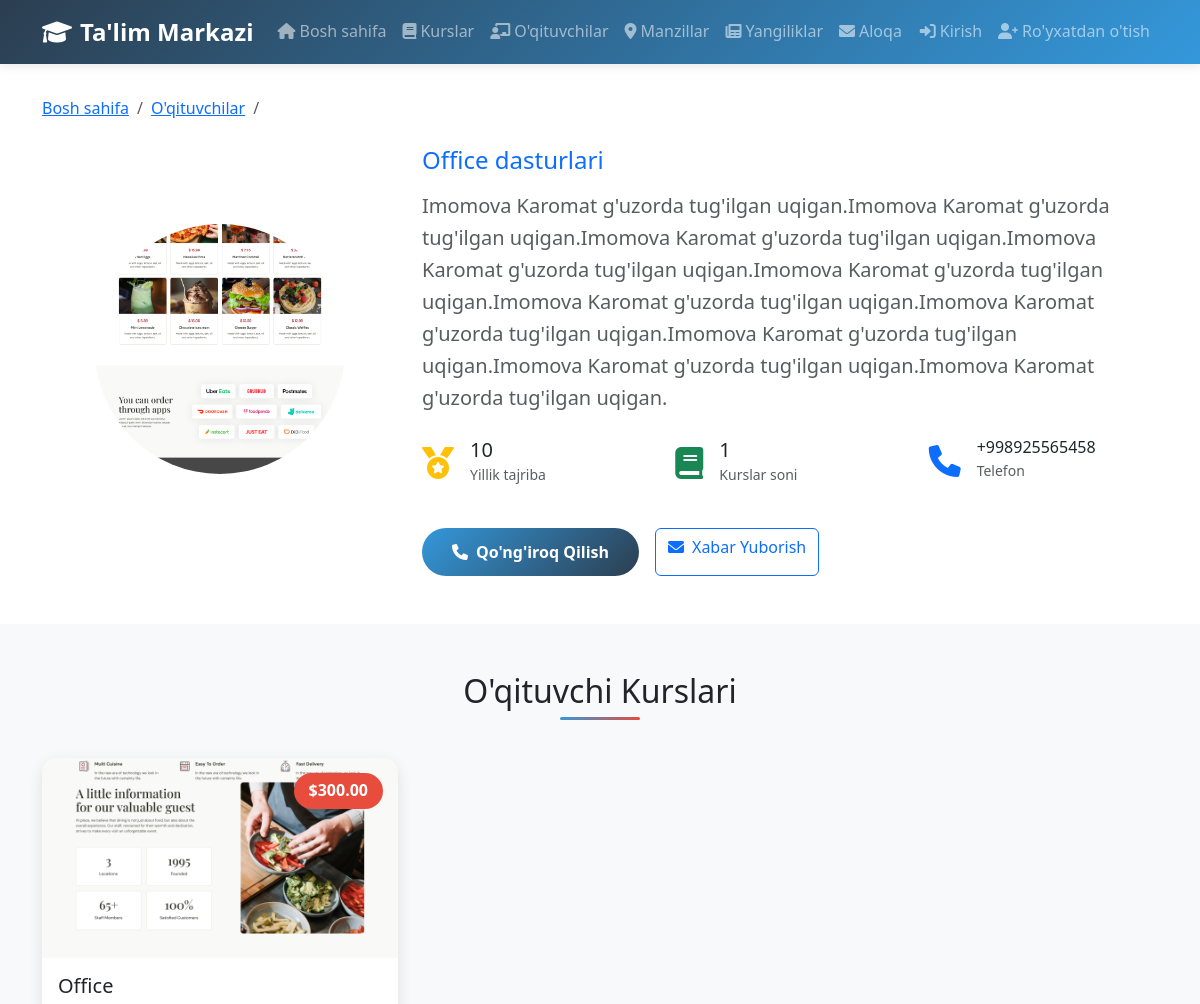
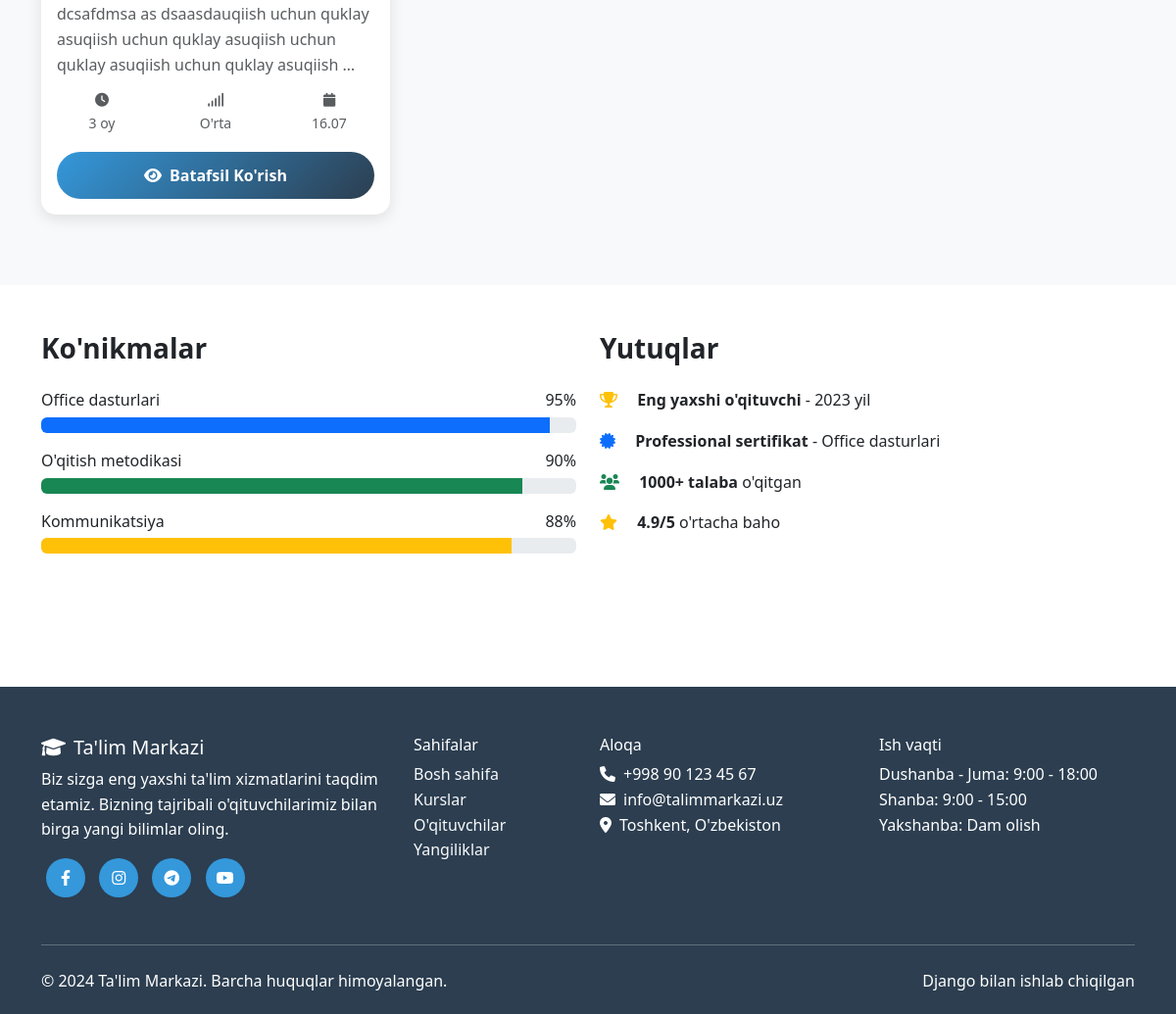
The page /teacher/1/ on the database its author committed (2 pictures, top to bottom).
### main/models.py (models this page shows, shortened)
class Teacher(models.Model):
    user = models.OneToOneField(User, on_delete=models.CASCADE)
    bio = models.TextField(verbose_name="Biografiya")
    experience = models.PositiveIntegerField(verbose_name="Tajriba (yil)")
    subject = models.CharField(max_length=200, verbose_name="Fan")
    image = models.ImageField(upload_to='teachers/', verbose_name="Rasm")
    phone = models.CharField(max_length=20, verbose_name="Telefon")
    created_at = models.DateTimeField(auto_now_add=True)
    class Meta:
        verbose_name = "O'qituvchi"
        verbose_name_plural = "O'qituvchilar"

class Course(models.Model):
    LEVEL_CHOICES = [
        ('beginner', 'Boshlang\'ich'),
        ('intermediate', 'O\'rta'),
        ('advanced', 'Yuqori'),
    ]
    name = models.CharField(max_length=200, verbose_name="Kurs nomi")
    description = models.TextField(verbose_name="Tavsif")
    price = models.DecimalField(max_digits=10, decimal_places=2, verbose_name="Narx")
    duration = models.PositiveIntegerField(verbose_name="Davomiyligi (oy)")
    level = models.CharField(max_length=20, choices=LEVEL_CHOICES, verbose_name="Daraja")
    teacher = models.ForeignKey(Teacher, on_delete=models.CASCADE, verbose_name="O'qituvchi")
    branch = models.ForeignKey(Branch, on_delete=models.CASCADE, verbose_name="Filial")
    start_date = models.DateField(verbose_name="Boshlanish sanasi")
    image = models.ImageField(upload_to='courses/', verbose_name="Rasm")
    is_popular = models.BooleanField(default=False, verbose_name="Mashhur kurs")
    created_at = models.DateTimeField(auto_now_add=True)
    class Meta:
        verbose_name = "Kurs"
        verbose_name_plural = "Kurslar"

### main/views.py (the view)
# urls.py: path('teacher/<int:pk>/', views.teacher_detail, name='teacher_detail'),
def teacher_detail(request, pk):
    teacher = get_object_or_404(Teacher, pk=pk)
    teacher_courses = Course.objects.filter(teacher=teacher)
    context = {
        'teacher': teacher,
        'teacher_courses': teacher_courses,
    }
    return render(request, 'main/teacher_detail.html', context)

### templates/main/teacher_detail.html (shortened to what this page needs)
{% extends 'base.html' %}
{% block content %}
<section class="py-5 mt-5">
    <div class="container">
        <nav aria-label="breadcrumb">
            <ol class="breadcrumb">
                <li class="breadcrumb-item"><a href="{% url 'home' %}">Bosh sahifa</a></li>
                <li class="breadcrumb-item"><a href="{% url 'teachers' %}">O'qituvchilar</a></li>
                <li class="breadcrumb-item active">{{ teacher.user.get_full_name }}</li>
            </ol>
        </nav>
        <div class="row align-items-center">
            <div class="col-lg-4 text-center mb-4 mb-lg-0" data-aos="fade-right">
                {% if teacher.image %}
                    <img src="{{ teacher.image.url }}" class="rounded-circle img-fluid mb-3"
                         style="width: 250px; height: 250px; object-fit: cover;" alt="{{ teacher.user.get_full_name }}">
                {% else %}
                    <div class="rounded-circle bg-primary text-white d-flex align-items-center justify-content-center mx-auto mb-3"
                         style="width: 250px; height: 250px; font-size: 5rem;">
                        {{ teacher.user.first_name.0 }}{{ teacher.user.last_name.0 }}
                    </div>
                {% endif %}
            </div>
            <div class="col-lg-8" data-aos="fade-left">
                <h4 class="text-primary mb-3">{{ teacher.subject }}</h4>
                <p class="lead text-muted mb-4">{{ teacher.bio }}</p>
                <div class="row mb-4">
                    <div class="col-md-4 mb-3">
                        <div class="d-flex align-items-center">
                            <i class="fas fa-medal text-warning fa-2x me-3"></i>
                            <div>
                                <h5 class="mb-0">{{ teacher.experience }}</h5>
                                <small class="text-muted">Yillik tajriba</small>
                            </div>
                        </div>
                    </div>
                    <div class="col-md-4 mb-3">
                        <div class="d-flex align-items-center">
                            <i class="fas fa-book text-success fa-2x me-3"></i>
                            <div>
                                <h5 class="mb-0">{{ teacher_courses.count }}</h5>
                                <small class="text-muted">Kurslar soni</small>
                            </div>
                        </div>
                    </div>
                    <div class="col-md-4 mb-3">
                        <div class="d-flex align-items-center">
                            <i class="fas fa-phone text-primary fa-2x me-3"></i>
                            <div>
                                <h6 class="mb-0">{{ teacher.phone }}</h6>
                                <small class="text-muted">Telefon</small>
                            </div>
                        </div>
                    </div>
                </div>
                <div class="d-flex gap-3">
                    <a href="tel:{{ teacher.phone }}" class="btn btn-primary">
                        <i class="fas fa-phone me-2"></i>Qo'ng'iroq Qilish
                    </a>
                    <a href="{% url 'contact' %}" class="btn btn-outline-primary">
                        <i class="fas fa-envelope me-2"></i>Xabar Yuborish
                    </a>
                </div>
            </div>
        </div>
    </div>
</section>
<section class="py-5 bg-light">
    <div class="container">
        <h2 class="text-center section-title mb-5" data-aos="fade-up">O'qituvchi Kurslari</h2>
        <div class="row">
            {% for course in teacher_courses %}
            <div class="col-lg-4 col-md-6 mb-4" data-aos="fade-up" data-aos-delay="{{ forloop.counter|add:100 }}">
                <div class="card course-card h-100">
                    {% if course.image %}
                        <img src="{{ course.image.url }}" class="card-img-top" alt="{{ course.name }}">
                    {% else %}
                        <img src="/placeholder.svg?height=200&width=300" class="card-img-top" alt="{{ course.name }}">
                    {% endif %}
                    <div class="price-badge">${{ course.price }}</div>
                    <div class="card-body d-flex flex-column">
                        <h5 class="card-title">{{ course.name }}</h5>
                        <p class="card-text text-muted flex-grow-1">{{ course.description|truncatewords:15 }}</p>
                        <div class="course-info mb-3">
                            <div class="row text-center">
                                <div class="col-4">
                                    <small class="text-muted">
                                        <i class="fas fa-clock d-block mb-1"></i>
                                        {{ course.duration }} oy
                                    </small>
                                </div>
                                <div class="col-4">
                                    <small class="text-muted">
                                        <i class="fas fa-signal d-block mb-1"></i>
                                        {{ course.get_level_display }}
                                    </small>
                                </div>
                                <div class="col-4">
                                    <small class="text-muted">
                                        <i class="fas fa-calendar d-block mb-1"></i>
                                        {{ course.start_date|date:"d.m" }}
                                    </small>
                                </div>
                            </div>
                        </div>
                        <div class="mt-auto">
                            <a href="{% url 'course_detail' course.pk %}" class="btn btn-primary w-100">
                                <i class="fas fa-eye me-2"></i>Batafsil Ko'rish
                            </a>
                        </div>
                    </div>
                </div>
            </div>
            {% endfor %}
        </div>
    </div>
</section>
<section class="py-5">
    <div class="container">
        <div class="row">
            <div class="col-lg-6 mb-4" data-aos="fade-right">
                <h3 class="fw-bold mb-4">Ko'nikmalar</h3>
                <div class="skill-item mb-3">
                    <div class="d-flex justify-content-between mb-1">
                        <span>{{ teacher.subject }}</span>
                        <span>95%</span>
                    </div>
                    <div class="progress">
                        <div class="progress-bar bg-primary" style="width: 95%"></div>
                    </div>
                </div>
                <div class="skill-item mb-3">
                    <div class="d-flex justify-content-between mb-1">
                        <span>O'qitish metodikasi</span>
                        <span>90%</span>
                    </div>
                    <div class="progress">
                        <div class="progress-bar bg-success" style="width: 90%"></div>
                    </div>
                </div>
                <div class="skill-item mb-3">
                    <div class="d-flex justify-content-between mb-1">
                        <span>Kommunikatsiya</span>
                        <span>88%</span>
                    </div>
                    <div class="progress">
                        <div class="progress-bar bg-warning" style="width: 88%"></div>
                    </div>
                </div>
            </div>
            <div class="col-lg-6 mb-4" data-aos="fade-left">
                <h3 class="fw-bold mb-4">Yutuqlar</h3>
                <ul class="list-unstyled">
                    <li class="mb-3">
                        <i class="fas fa-trophy text-warning me-3"></i>
                        <strong>Eng yaxshi o'qituvchi</strong> - 2023 yil
                    </li>
                    <li class="mb-3">
                        <i class="fas fa-certificate text-primary me-3"></i>
                        <strong>Professional sertifikat</strong> - {{ teacher.subject }}
                    </li>
                    <li class="mb-3">
                        <i class="fas fa-users text-success me-3"></i>
                        <strong>1000+ talaba</strong> o'qitgan
                    </li>
                    <li class="mb-3">
                        <i class="fas fa-star text-warning me-3"></i>
                        <strong>4.9/5</strong> o'rtacha baho
                    </li>
                </ul>
            </div>
        </div>
    </div>
</section>
{% endblock %}

### templates/base.html (style rules this page uses)
:root { --primary-color: #2c3e50; --secondary-color: #3498db; --accent-color: #e74c3c; --success-color: #27ae60; --warning-color: #f39c12; --light-bg: #f8f9fa; }
body { font-family: 'Segoe UI', Tahoma, Geneva, Verdana, sans-serif; line-height: 1.6; }
.card { border: none; border-radius: 15px; box-shadow: 0 5px 15px rgba(0,0,0,0.1); transition: all 0.3s ease; }
.btn-primary { background: linear-gradient(135deg, var(--secondary-color), var(--primary-color)); border: none; border-radius: 25px; padding: 12px 30px; font-weight: 600; transition: all 0.3s ease; }
.section-title { position: relative; margin-bottom: 3rem; }
.section-title::after { content: ''; position: absolute; bottom: -10px; left: 50%; transform: translateX(-50%); width: 80px; height: 3px; background: linear-gradient(135deg, var(--secondary-color), var(--accent-color)); border-radius: 2px; }
.course-card { position: relative; overflow: hidden; }
.course-card .card-img-top { height: 200px; object-fit: cover; transition: transform 0.3s ease; }
.price-badge { position: absolute; top: 15px; right: 15px; background: var(--accent-color); color: white; padding: 5px 15px; border-radius: 20px; font-weight: bold; }

### rows shown on the page
Teacher: image (picture), subject "Office dasturlari", bio "Imomova Karomat g'uzorda tug'ilgan uqigan.Imomova Karomat g'uzorda tug'ilgan uqigan.Imomova Karomat g'uzorda tug'ilgan uqigan.Imomova Karomat g'uzorda tug'ilgan uqigan.Imomova Karomat g'uzorda tug'ilgan uqigan.Imomova Karomat g'uzorda tug'ilgan uqigan.Imomova Karomat g'uzorda tug'ilgan uqigan.Imomova Karomat g'uzorda tug'ilgan uqigan.Imomova Karomat g'uzorda tug'ilgan uqigan.Imomova Karomat g'uzorda tug'ilgan uqigan.", experience "10", phone "+998925565458"
Course: image (picture), price "300.00", name "Office", description "dcsafdmsa as dsaasdauqiish uchun quklay asuqiish uchun quklay asuqiish uchun quklay asuqiish uchun quklay asuqiish …", duration "3", level "O'rta", start_date "16.07"

### other values the page prints
{{ teacher_courses.count }} "1"
